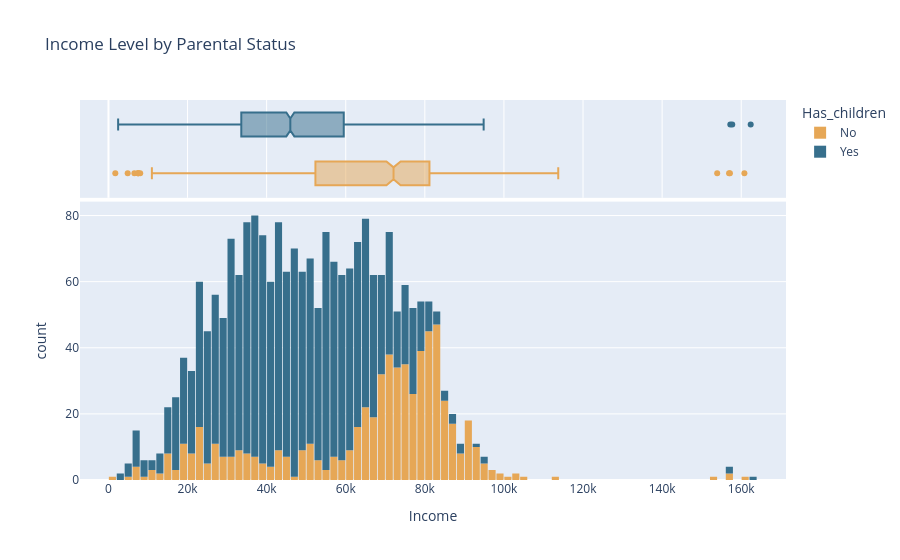

This figure's notebook cell:
### Code cell
plotly_income_by_parental_status = px.histogram(
    analysis, x='Income', marginal='box', color='Has_children',
    color_discrete_map={'Yes': '#376f8c', 'No': '#e6a756'},
    title='Income Level by Parental Status'
)
plotly_income_by_parental_status.update_layout(bargap=0.1)
plotly_income_by_parental_status.show()

### Figure 1 — Plotly figure (JSON) as saved in the notebook; plotly's stock layout.template omitted (floating-point values rounded to 4 significant figures; data arrays with more than 128 entries replaced by an {"elided": "..."} marker saying what was removed)
{"data": [{"bingroup": "x", "hovertemplate": "Has_children=No<br>Income=%{x}<br>count=%{y}<extra></extra>", "legendgroup": "No", "marker": {"color": "#e6a756", "pattern": {"shape": ""}}, "name": "No", "orientation": "v", "showlegend": true, "type": "histogram", "x": {"elided": "638 float values"}, "xaxis": "x", "yaxis": "y"}, {"hovertemplate": "Has_children=No<br>Income=%{x}<extra></extra>", "legendgroup": "No", "marker": {"color": "#e6a756"}, "name": "No", "notched": true, "showlegend": false, "type": "box", "x": {"elided": "638 float values"}, "xaxis": "x2", "yaxis": "y2"}, {"bingroup": "x", "hovertemplate": "Has_children=Yes<br>Income=%{x}<br>count=%{y}<extra></extra>", "legendgroup": "Yes", "marker": {"color": "#376f8c", "pattern": {"shape": ""}}, "name": "Yes", "orientation": "v", "showlegend": true, "type": "histogram", "x": {"elided": "1601 float values"}, "xaxis": "x", "yaxis": "y"}, {"hovertemplate": "Has_children=Yes<br>Income=%{x}<extra></extra>", "legendgroup": "Yes", "marker": {"color": "#376f8c"}, "name": "Yes", "notched": true, "showlegend": false, "type": "box", "x": {"elided": "1601 float values"}, "xaxis": "x2", "yaxis": "y2"}], "layout": {"bargap": 0.1, "barmode": "relative", "legend": {"title": {"text": "Has_children"}, "tracegroupgap": 0}, "title": {"text": "Income Level by Parental Status"}, "xaxis": {"anchor": "y", "domain": [0.0, 1.0], "title": {"text": "Income"}}, "xaxis2": {"anchor": "y2", "domain": [0.0, 1.0], "matches": "x", "showgrid": true, "showticklabels": false}, "yaxis": {"anchor": "x", "domain": [0.0, 0.7326], "title": {"text": "count"}}, "yaxis2": {"anchor": "x2", "domain": [0.7426, 1.0], "matches": "y2", "showgrid": false, "showline": false, "showticklabels": false, "ticks": ""}}}
